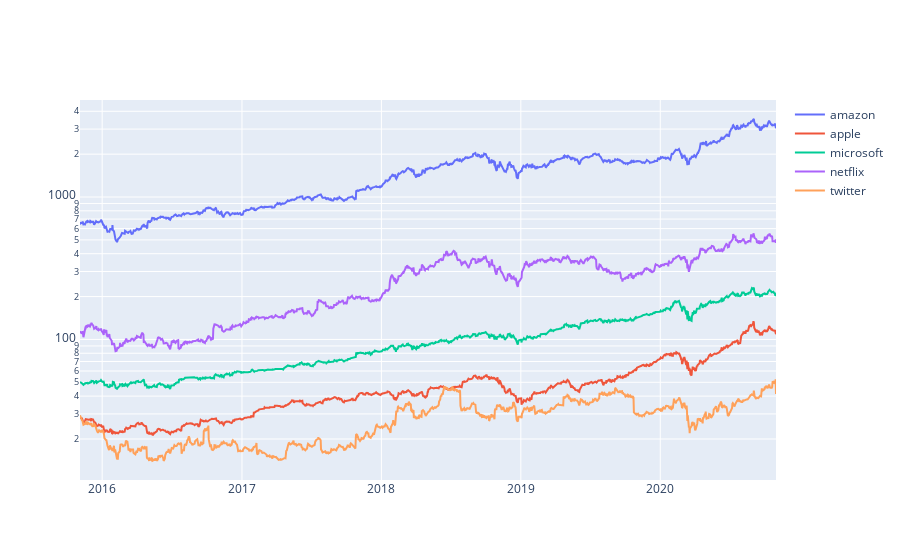

Write notebook code for a chart like this one.
### Code cell
data=[go.Scatter(x=df.Date,y=df[col],name=col) for col in df.columns[1:] ]

layout=go.Layout(yaxis_type='log')

fig=go.Figure(data=data,layout=layout)

fig.write_html('price.html')

fig.show()

### Figure 1 — Plotly figure (JSON) as saved in the notebook; plotly's stock layout.template omitted (floating-point values rounded to 4 significant figures; data arrays with more than 128 entries replaced by an {"elided": "..."} marker saying what was removed)
{"data": [{"name": "amazon", "type": "scatter", "x": {"elided": "1257 str values"}, "y": {"elided": "1257 float values"}}, {"name": "apple", "type": "scatter", "x": {"elided": "1257 str values"}, "y": {"elided": "1257 float values"}}, {"name": "microsoft", "type": "scatter", "x": {"elided": "1257 str values"}, "y": {"elided": "1257 float values"}}, {"name": "netflix", "type": "scatter", "x": {"elided": "1257 str values"}, "y": {"elided": "1257 float values"}}, {"name": "twitter", "type": "scatter", "x": {"elided": "1257 str values"}, "y": {"elided": "1257 float values"}}], "layout": {"yaxis": {"type": "log"}}}
